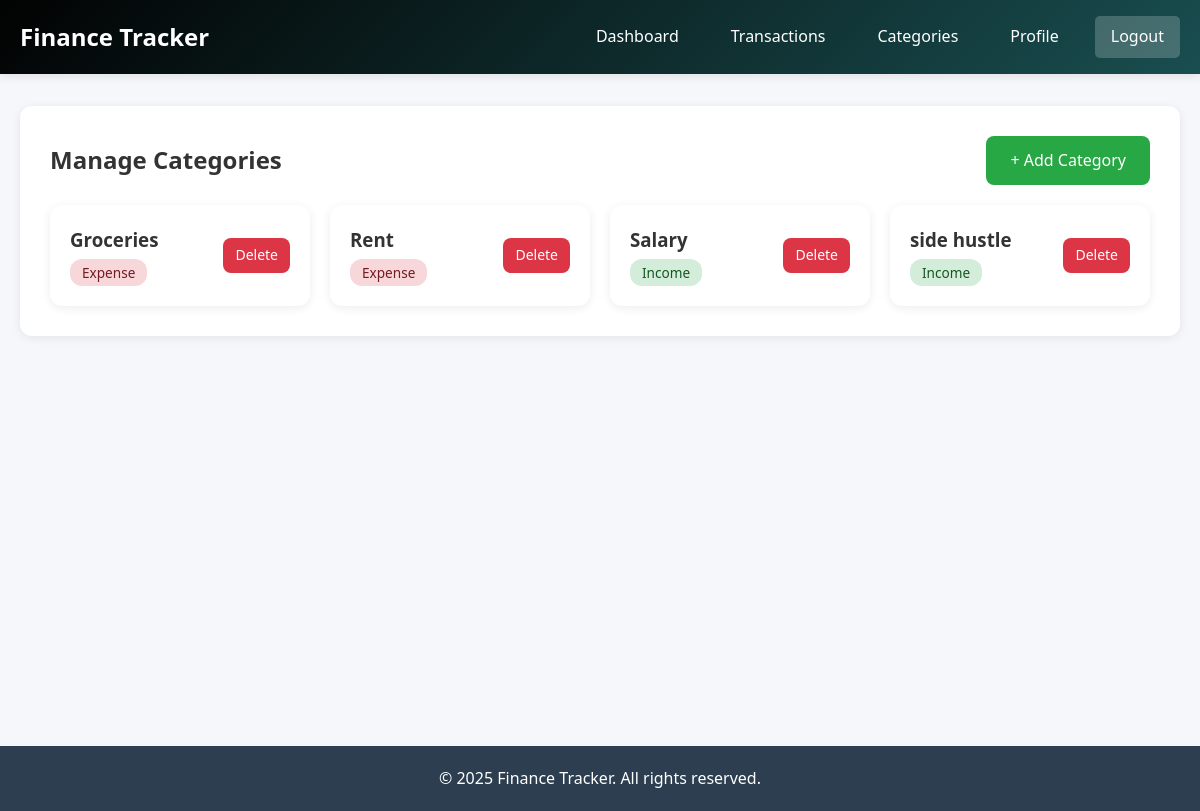
/categories/ (signed in), run on an earlier commit of the app's database.
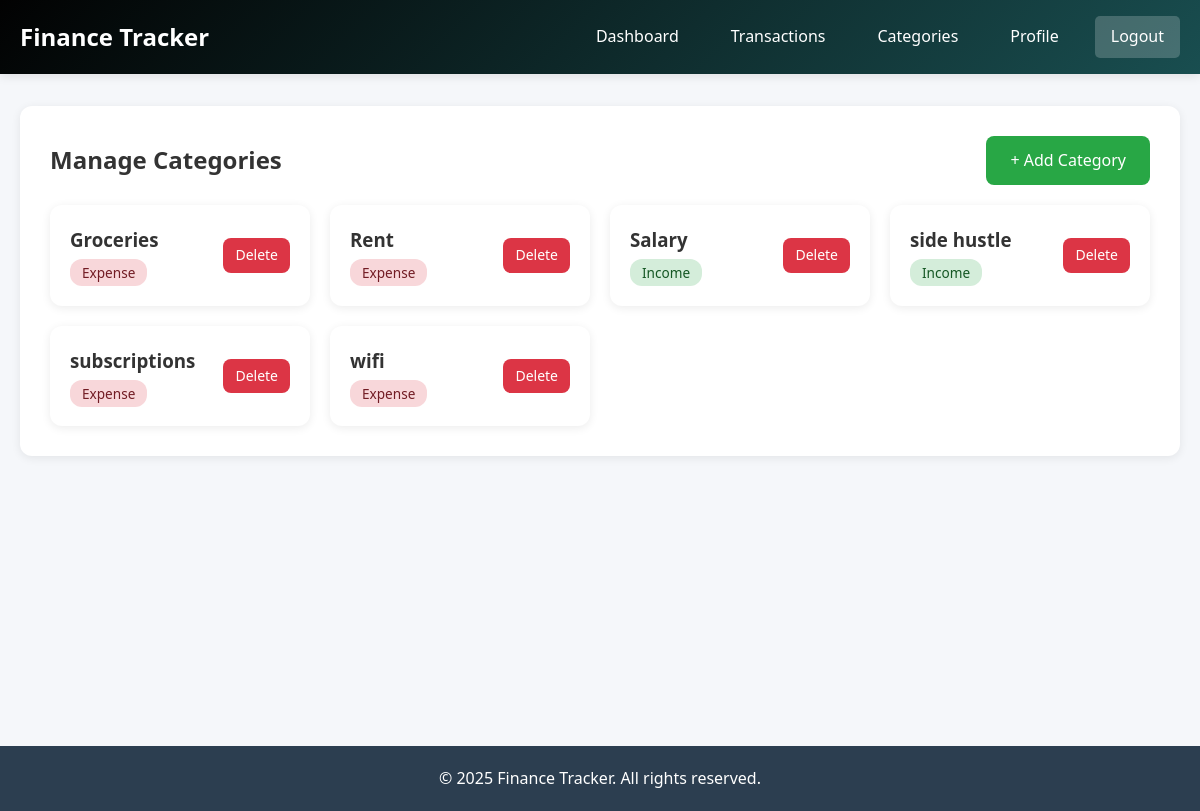
And on a later commit of the database.
### finance/models.py (models this page shows, shortened)
class Category(models.Model):
    TYPE_CHOICES = [
        ('Income', 'Income'),
        ('Expense', 'Expense'),
    ]
    user = models.ForeignKey(User, on_delete=models.CASCADE, related_name='categories')
    name = models.CharField(max_length=100)
    type = models.CharField(max_length=10, choices=TYPE_CHOICES)
    created_at = models.DateTimeField(auto_now_add=True)
    class Meta:
        verbose_name_plural = 'Categories'
        ordering = ['name']
        unique_together = ['user', 'name']

### finance/views.py (the view)
# urls.py: path('categories/', views.category_list, name='category_list'),
@login_required
def category_list(request):
    categories = Category.objects.filter(user=request.user)
    return render(request, 'finance/category_list.html', {'categories': categories})

### finance/templates/finance/category_list.html
{% extends 'finance/layout.html' %}
{% load static %}
{% block body %}
    <nav class="navbar">
        <div class="nav-container">
            <a href="{% url 'dashboard' %}" class="nav-brand">Finance Tracker</a>
            <div class="nav-links">
                <a href="{% url 'dashboard' %}">Dashboard</a>
                <a href="{% url 'transaction_list' %}">Transactions</a>
                <a href="{% url 'category_list' %}">Categories</a>
                <a href="{% url 'profile' %}">Profile</a>
                <a href="{% url 'logout' %}" class="btn-logout">Logout</a>
            </div>
        </div>
    </nav>
    <main class="main-content">
        <div class="card">
            <div class="card-header">
                <h1 class="card-title">Manage Categories</h1>
                <a href="{% url 'add_category' %}" class="btn btn-success">+ Add Category</a>
            </div>
            {% if categories %}
            <div class="categories-grid">
                {% for category in categories %}
                <div class="category-card">
                    <div class="category-info">
                        <h3>{{ category.name }}</h3>
                        <span class="badge badge-{{ category.type|lower }}">{{ category.type }}</span>
                    </div>
                    <a href="{% url 'delete_category' category.id %}" class="btn btn-danger btn-small"
                       onclick="return confirm('Are you sure? This will affect all transactions in this category.')">
                        Delete
                    </a>
                </div>
                {% endfor %}
            </div>
            {% else %}
            <div class="empty-state">
                <div class="empty-state-icon">🏷️</div>
                <div class="empty-state-text">No categories yet</div>
                <a href="{% url 'add_category' %}" class="btn btn-success">Add Your First Category</a>
            </div>
            {% endif %}
        </div>
    </main>
    <footer class="footer">
        <p>&copy; 2025 Finance Tracker. All rights reserved.</p>
    </footer>
{% endblock %}

What changed in the data, as far as the page shows it:
added Category: name "subscriptions", type "Expense"
added Category: name "wifi", type "Expense"
